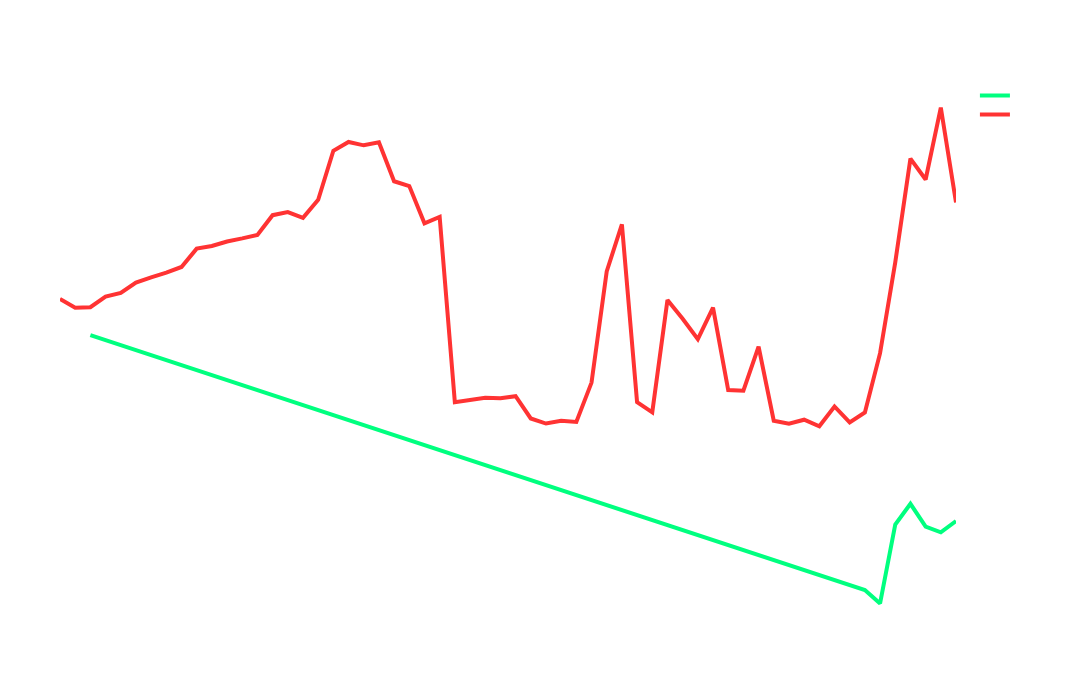

The notebook cell this image was saved under:
### Code cell
# Create figure
fig = go.Figure()

# Add trace for detectives
fig.add_trace(
    go.Scatter(
        x=df_detectives.index,
        y=df_detectives['index_mindshare'],
        name='Detectives',
        mode='lines',
        line=dict(
            width=4,  # Increased thickness
            color='#00FF7F',  # Spring green color
        ),
        hovertemplate='Index: %{y:.2f}<br>Date: %{x}<extra></extra>'
    )
)

# Add trace for shillers
fig.add_trace(
    go.Scatter(
        x=df_shillers.index,
        y=df_shillers['index_mindshare'],
        name='Shillers',
        mode='lines',
        line=dict(
            width=4,  # Increased thickness
            color='#FF3333',  # Bright red color
        ),
        hovertemplate='Index: %{y:.2f}<br>Date: %{x}<extra></extra>'
    )
)

# Update layout with transparent background
fig.update_layout(
    title={
        'text': 'Mindshare Index Comparison',
        'font': {'size': 24, 'color': 'white'},
        'y': 0.95
    },
    plot_bgcolor='rgba(0,0,0,0)',
    paper_bgcolor='rgba(0,0,0,0)',
    yaxis_title='Detectives vs Shillers index',
    xaxis_title='Date',
    height=700,
    width=1200,
    showlegend=True,
    legend=dict(
        font=dict(color='white', size=12),
        bgcolor='rgba(0,0,0,0)',
        bordercolor='rgba(255,255,255,0.2)',
        borderwidth=1
    ),
    hovermode='x unified',
    hoverlabel=dict(bgcolor='rgba(0,0,0,0.8)', font_size=12),
    xaxis=dict(
        showgrid=True,
        gridwidth=1,
        gridcolor='rgba(255,255,255,0.1)',
        tickfont=dict(color='white'),
        title_font=dict(color='white', size=14),
        showline=False
    ),
    yaxis=dict(
        showgrid=True,
        gridwidth=1,
        gridcolor='rgba(255,255,255,0.1)',
        tickfont=dict(color='white'),
        title_font=dict(color='white', size=14),
        showline=False
    )
)

# Add margins
fig.update_layout(margin=dict(l=60, r=30, t=80, b=60))

# Show the plot
fig.show()

### Figure 1 — Plotly figure (JSON) as saved in the notebook; plotly's stock layout.template omitted (floating-point values rounded to 4 significant figures; data arrays with more than 128 entries replaced by an {"elided": "..."} marker saying what was removed)
{"data": [{"hovertemplate": "Index: %{y:.2f}<br>Date: %{x}<extra></extra>", "line": {"color": "#00FF7F", "width": 4}, "mode": "lines", "name": "Detectives", "type": "scatter", "x": ["2025-03-03T00:00:00", "2025-04-23T00:00:00", "2025-04-24T00:00:00", "2025-04-25T00:00:00", "2025-04-26T00:00:00", "2025-04-27T00:00:00", "2025-04-28T00:00:00", "2025-04-29T00:00:00"], "y": [222.9, 60.67, 52.12, 102.3, 115.6, 101.0, 97.4, 104.6]}, {"hovertemplate": "Index: %{y:.2f}<br>Date: %{x}<extra></extra>", "line": {"color": "#FF3333", "width": 4}, "mode": "lines", "name": "Shillers", "type": "scatter", "x": {"elided": "470 str values"}, "y": {"elided": "470 float values"}}], "layout": {"height": 700, "hoverlabel": {"bgcolor": "rgba(0,0,0,0.8)", "font": {"size": 12}}, "hovermode": "x unified", "legend": {"bgcolor": "rgba(0,0,0,0)", "bordercolor": "rgba(255,255,255,0.2)", "borderwidth": 1, "font": {"color": "white", "size": 12}}, "margin": {"b": 60, "l": 60, "r": 30, "t": 80}, "paper_bgcolor": "rgba(0,0,0,0)", "plot_bgcolor": "rgba(0,0,0,0)", "showlegend": true, "title": {"font": {"color": "white", "size": 24}, "text": "Mindshare Index Comparison", "y": 0.95}, "width": 1200, "xaxis": {"gridcolor": "rgba(255,255,255,0.1)", "gridwidth": 1, "showgrid": true, "showline": false, "tickfont": {"color": "white"}, "title": {"font": {"color": "white", "size": 14}, "text": "Date"}}, "yaxis": {"gridcolor": "rgba(255,255,255,0.1)", "gridwidth": 1, "showgrid": true, "showline": false, "tickfont": {"color": "white"}, "title": {"font": {"color": "white", "size": 14}, "text": "Detectives vs Shillers index"}}}}
